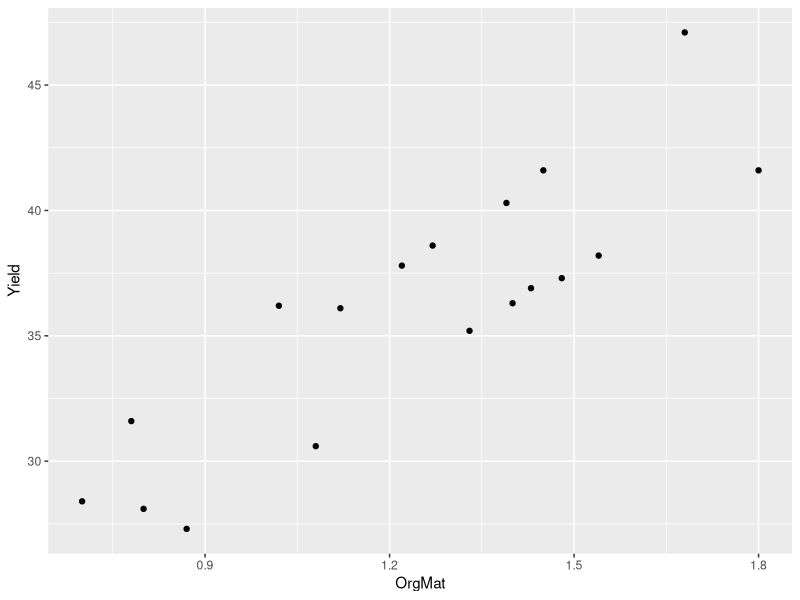
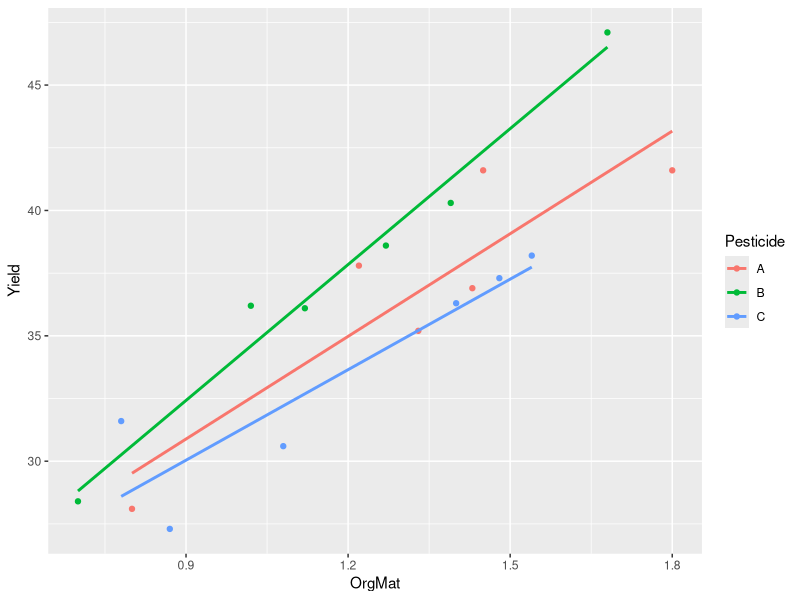
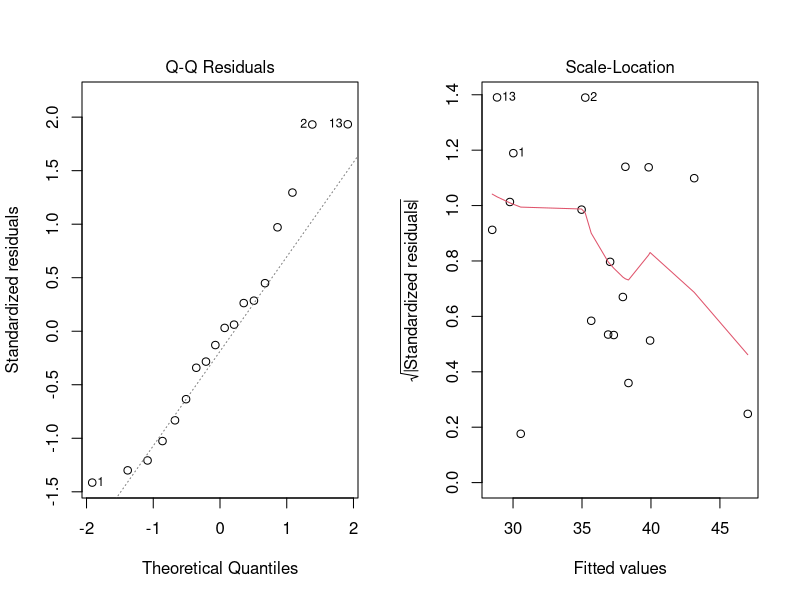

Recreate these plots in R, in order.
## ---- chunk 1
library(emmeans) 
library(ggplot2)
## ---- chunk 2
beans <- read.csv('bean_yield.csv')
str(beans)
## ---- chunk 3
beans$Field.section = factor(beans$Field.section)
## ---- chunk 4
length(unique(beans$OrgMat))
## ---- chunk 5
full_model <- lm(Yield ~ OrgMat + Field.section + OrgMat:Field.section +
                   Pesticide + OrgMat:Pesticide, beans)
## ---- chunk 6
cov_model <- lm(OrgMat ~ Field.section + Pesticide, beans)
anova(cov_model)
## ---- chunk 7
ggplot(beans,aes(x=OrgMat,y=Yield)) + geom_point()
## ---- chunk 8
ggplot(beans,aes(x=OrgMat,y=Yield)) + geom_point(aes(color = Pesticide)) + geom_smooth(aes(color = Pesticide),se=F,method='lm')
## ---- chunk 9
anova(full_model)
## ---- chunk 10
reduced_model <- lm(Yield ~ OrgMat + Field.section + Pesticide, beans)
## ---- chunk 11
par(mfrow=c(1,2))
plot(reduced_model,which=2:3)
## ---- chunk 12
anova(reduced_model)
## ---- chunk 13
reduced_model_means = emmeans(reduced_model,specs = 'Pesticide')
contrast(reduced_model_means,method='pairwise')
## ---- chunk 14
rcbd_model <- lm(Yield ~ Field.section + Pesticide, beans)
anova(rcbd_model)
rbcd_model_means = emmeans(rcbd_model,specs = 'Pesticide')
contrast(rbcd_model_means,method = 'pairwise')
## ---- chunk 15
cov_only_model <- lm(Yield ~ OrgMat + Pesticide,beans)
anova(cov_only_model)
cov_only_model_means = emmeans(cov_only_model,specs = 'Pesticide')
contrast(cov_only_model_means,method = 'pairwise')
## ---- chunk 16
full_model <- lm(Yield ~ OrgMat + Field.section + OrgMat:Field.section +
                   Pesticide + OrgMat:Pesticide, beans)
anova(full_model)
## ---- chunk 17
no_OrgMatTrt <- lm(Yield ~ OrgMat + Field.section + OrgMat:Field.section +
                   Pesticide, beans)
## ---- chunk 18
anova(no_OrgMatTrt,full_model)
## ---- chunk 19
no_trt_model <- lm(Yield ~ OrgMat + Field.section + OrgMat:Field.section, beans)
anova(no_trt_model,no_OrgMatTrt)
## ---- chunk 20
library(car)
Anova(no_OrgMatTrt,type='III')
